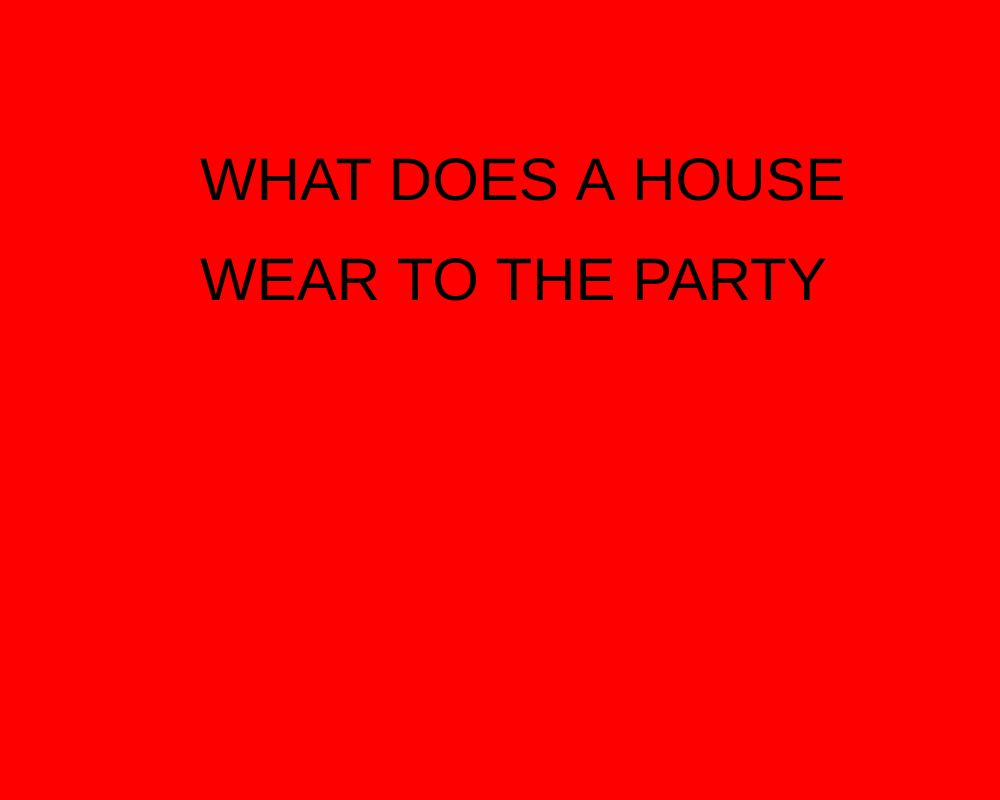
Frame 1 (no input)
Frame 60 (no input): identical to frame 1, image omitted
Frame 120 (the mouse pressed at the canvas centre since frame 60): identical to frame 1, image omitted

The p5.js sketch that drew this single still picture (run headless with seeded random() and noise() and a simulated clock; from frame 60 on, the mouse is pressed at the canvas centre):

// p5.js sketch
// ── sketch.js
var myState = 0

function setup() {
  // put setup code here
  createCanvas(1000,800) ;
}

function draw() {
  // put drawing code here
  switch(myState){
    case 0:
    background('red')
    textSize(60)
    text('WHAT DOES A HOUSE ', 200, 200);
      text('WEAR TO THE PARTY ', 200, 300);
    break;
    case 1:
    background('blue')
    text('ADDRESS LOLOL', 300, 400);
    break;

  }
}

function mouseReleased(){
  myState = myState + 1
  if (myState > 1 ){
    myState = 0;
  }
}
